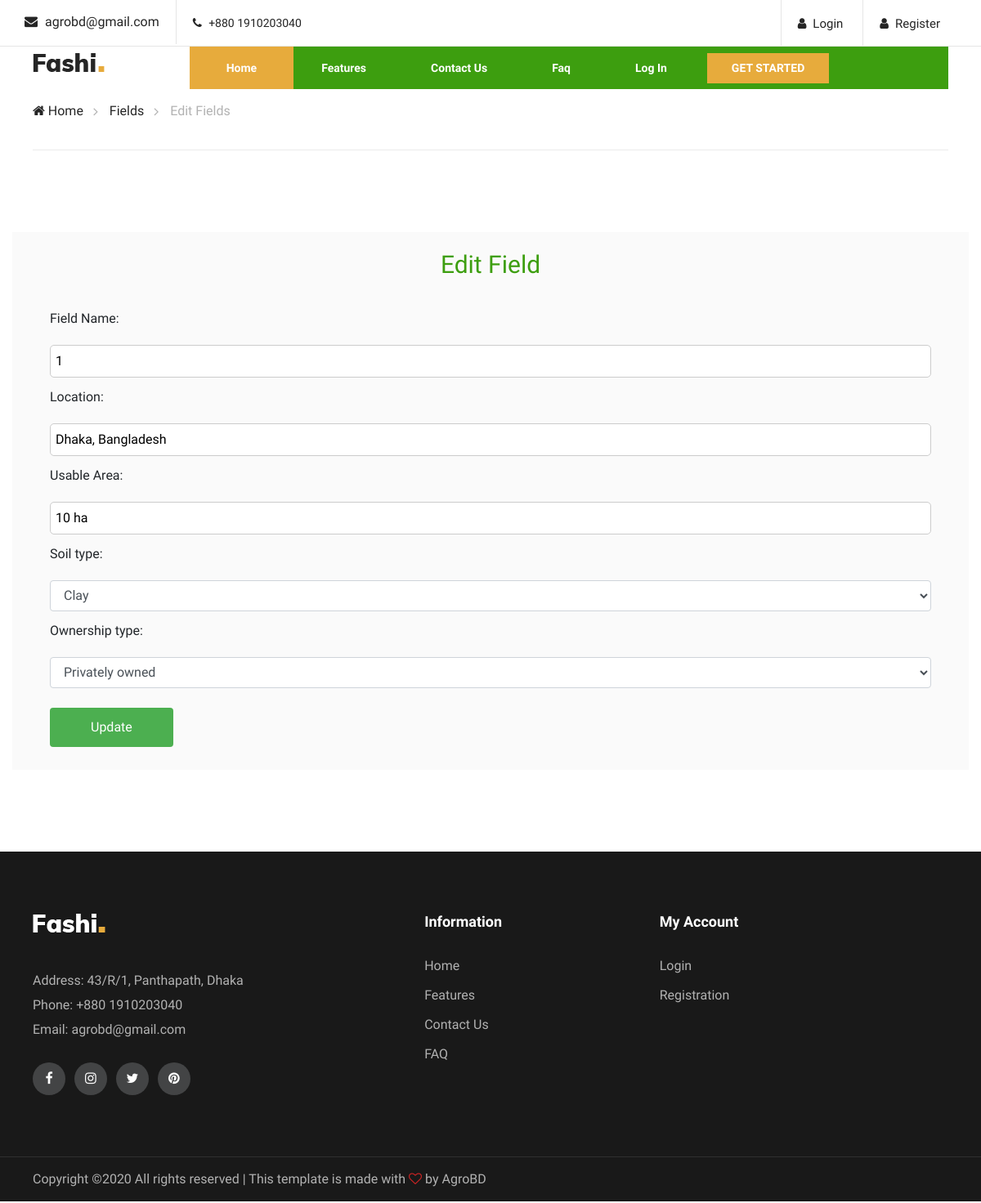
Page /fieldsShow_edit.php?edit=1 on the committed database.
### tables this page shows
CREATE TABLE `fields` (
  `f_id` int(11) NOT NULL,
  `field_name` varchar(20) NOT NULL,
  `location` varchar(50) NOT NULL,
  `usable_area` varchar(10) NOT NULL,
  `soil_type` varchar(20) NOT NULL,
  `ownership_type` varchar(20) NOT NULL,
  `cropProduction_id` int(11) DEFAULT NULL,
  `uid` int(11) NOT NULL,
  `created_at` timestamp NOT NULL DEFAULT current_timestamp() ON UPDATE current_timestamp()
);

### fieldsShow_edit.php (the view, shortened to what this page needs)
<?php include'includes/head.php';
include'includes/navbar.php';
$conn = connect();
if (isset($_GET['edit'])){
    $id = $_GET['edit'];
    $sql= "SELECT * FROM fields WHERE f_id=$id";
    $result = $conn->query($sql);
    $row = $result-> fetch_assoc();
    $location = $row['location'];
    $usable_area = $row['usable_area'];
}
?>
</head>
<body>
    <div class="breacrumb-section">
        <div class="container">
            <div class="row">
                <div class="col-lg-12">
                    <div class="breadcrumb-text">
                        <a href="index"><i class="fa fa-home"></i> Home</a>
                        <a href="fieldsShow">Fields</a>
                        <span>Edit Fields</span>
                    </div>
                </div>
            </div>
        </div>
    </div>
    <section class="homenav">
        <div class="container production_box">
            <div class="modal-body">
            <h3 style="text-align: center; color:#3D9E0F;">Edit Field</h3><br>
                <div class="container">
                    <form onsubmit="return nullcheck();" action="" method="POST">
                        <div>
                            <label for="field_name">Field Name:</label><br>
                            <input type="text" id="field_name" name="field_name" value="<?=$id; ?>"
                                placeholder=" Enter field name">
                        </div>
                        <div>
                            <label for="location">Location:</label><br>
                            <input type="text" id="location" name="location" value="<?=$location; ?>"
                                placeholder=" Enter field location">
                        </div>
                        <div>
                            <label for="usable_area">Usable Area:</label><br>
                            <input type="text" id="usable_area" value="<?=$usable_area; ?>" name="usable_area"
                                placeholder=" Enter usable area">
                        </div>
                        <div>
                            <label for="soil_type">Soil type:</label><br>
                            <select class="form-control" id="soil_type" name="soil_type">
                                <option value="clay" <?php if ($row["soil_type"]=='clay'){echo "selected";}?>>Clay
                                </option>
                            </select>
                        </div>
                        <div>
                            <label for="ownership_type">Ownership type:</label><br>
                            <select class="form-control" id="ownership_type" name="ownership_type">
                                <option value="privately owned"
                                    <?php if ($row["ownership_type"]=='privately owned'){echo "selected";}?>>Privately
                                    owned</option>
                            </select>
                        </div>
                        <br>
                        <div class="sub"><input type="submit" value="Update" name="update"></div>
                        <br>
                    </form>
                </div>
            </div>
        </div>
    </section>
    <?php include'includes/footer.php';?>
</body>
</html>

### css/style.css (style rules this page uses)
html, body { height: 100%; font-family: "Muli", sans-serif; -webkit-font-smoothing: antialiased; -moz-font-smoothing: antialiased; }
h1, h2, h3, h4, h5, h6 { margin: 0; color: #111111; font-weight: 400; font-family: "Muli", sans-serif; }
h3 { font-size: 30px; }
* { box-sizing: border-box; }
.homenav { padding-top: 100px; padding-bottom: 100px; }
.breadcrumb-text { border-bottom: 1px solid #ebebeb; padding: 15px 0; }
.breadcrumb-text a { display: inline-block; font-size: 16px; color: #252525; margin-right: 28px; position: relative; }
.breadcrumb-text a:after { position: absolute; right: -18px; top: 0px; content: ""; font-family: "FontAwesome"; font-size: 16px; color: #b2b2b2; }
.breadcrumb-text span { display: inline-block; color: #b2b2b2; }
.production_box { background-color: #FAFAFA; padding-top: 20px; padding-bottom: 50px; }
.modal-body { padding: 2px 16px; }
input[type=text], select { width: 100%; height: 40px; padding: 6px; border: 1px solid #ccc; border-radius: 5px; box-sizing: border-box; resize: vertical; }
label { padding: 12px 12px 12px 0; display: inline-block; }
input[type=submit], [type=reset] { background-color: #4CAF50; color: white; padding: 12px 50px; border: none; border-radius: 4px; cursor: pointer; float: left; }
.sub input[type=submit] { margin-right: 30px; margin-bottom: 10px; }
.fin_body_box img, p, a { padding-bottom: 20px; }
.row { margin: 0 -5px; }
.row:after { content: ""; display: table; clear: both; }
@media only screen and (min-width: 1200px) { .container { max-width: 1170px; } }

### rows in the picture
fields: location "Dhaka, Bangladesh", usable_area "10 ha", soil_type "Clay", ownership_type "Privately owned"
